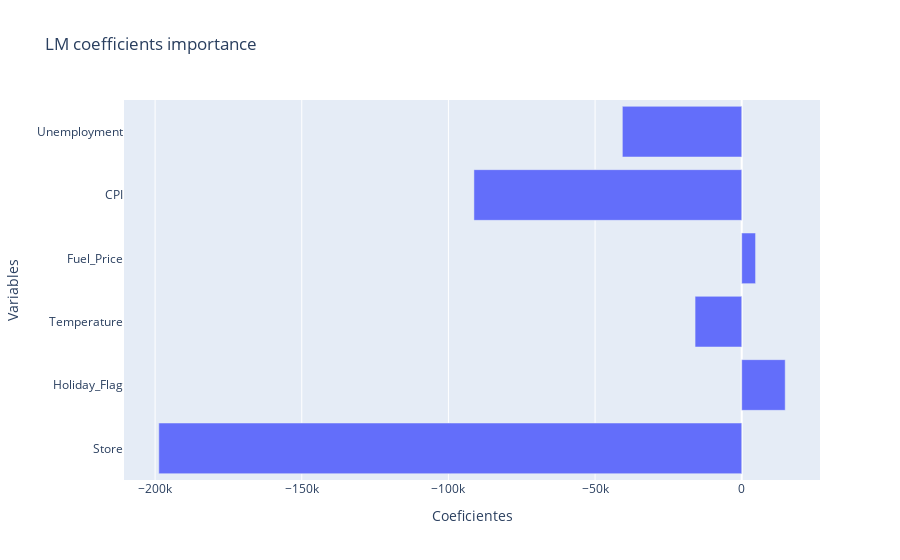

Notebook code cell kept with this figure:
### Markdown cell above
# Ejercicio 4: Modelado predictivo (2 puntos)

a) Encuentra el mejor modelo de regresión lineal para predecir las ventas semanales $Weekly Sales$ en función de las variables disponibles. Prueba múltiples combinaciones de variables. (1.5 puntos)

### Code cell
## PRIMER MODELO

df2 = df
df2 = df2.drop(columns=["Date"])
X = df2.loc[:, df2.columns!= 'Weekly_Sales']
y = df2['Weekly_Sales']

X_train, X_test, y_train, y_test = train_test_split(X, y, test_size = 0.2, random_state = 123)

lm = Pipeline(steps=[
  ('scaler', StandardScaler()),
  ("lm", LinearRegression()),
])


lm = lm.fit(X_train, y_train)

print("Variance explanation R^2 = {}".format(round(lm.score(X, y),2)))
y_pred1 = lm.predict(X_test)

lmc = lm.named_steps['lm'].coef_



objects = X.columns
y_pos = np.arange(len(objects))
coefficients = lmc

fig = go.Figure()

# Agrego las trazas necesarias
fig.add_trace(
    go.Bar(
        x = coefficients,
        y = objects,
        name = "Coeficientes",
        orientation='h'
    )
)

# Actualizo el diseño
fig.update_layout(title = "LM coefficients importance", xaxis_title = "Coeficientes", yaxis_title = "Variables")

# Muestro la figura
fig.show()

### Figure 1 — Plotly figure (JSON) as saved in the notebook; plotly's stock layout.template omitted (floating-point values rounded to 4 significant figures)
{"data": [{"name": "Coeficientes", "orientation": "h", "type": "bar", "x": [-198700.0, 14820.0, -15910.0, 4712.0, -91300.0, -40690.0], "y": ["Store", "Holiday_Flag", "Temperature", "Fuel_Price", "CPI", "Unemployment"]}], "layout": {"title": {"text": "LM coefficients importance"}, "xaxis": {"title": {"text": "Coeficientes"}}, "yaxis": {"title": {"text": "Variables"}}}}
